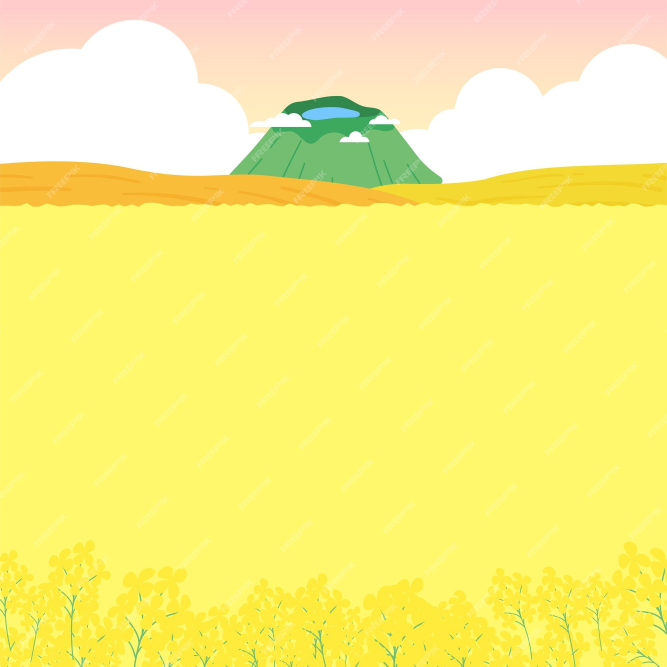
#> input picture Python伺服器程式/assets/background.jpg, 2000 x 1999 px, found by its file name (shown at 1/3 size)
$ python gene.py
#> lines starting #> are read from the running program, lines starting #| are printed output that depends on the picture; pictures that were not available may be replaced by others from this repository, and a replacement may not be noted
from PIL import Image
import random

def place_trees(background_path, trunk_path, tree_path, leaves_with_flowers_path, height, width, num_trees_with_flowers):
    # 打开背景图像
#> called with background_path = 'background.jpg', trunk_path = 'trunk.png', tree_path = 'tree.png', leaves_with_flowers_path = 'leaves_with_flowers.png', height = 600, width = 800, num_trees_with_flowers = 5
    background = Image.open(background_path)
#> background is the input picture: PIL image 2000x1999 RGB; mean R, G, B 249.9, 240, 129.8
    background_width, background_height = background.size
#> background_width = 2000; background_height = 1999

    for _ in range(num_trees_with_flowers):
        # 随机选择樹的位置
        x = random.randint(0, width - 1)
        y = random.randint(height - 20, height - 1)

        # 打开樹幹、樹、葉子圖像
        trunk = Image.open(trunk_path)
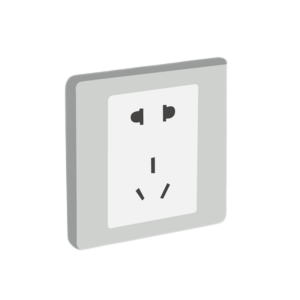
#> input picture APP/assets/images/devices/plug1.png, 300 x 300 px, given in place of trunk.png, which was not available
#> trunk is the input picture: PIL image 300x300 RGBA; mean R, G, B, A 67.1, 67.5, 67.2, 77.5
        tree = Image.open(tree_path)
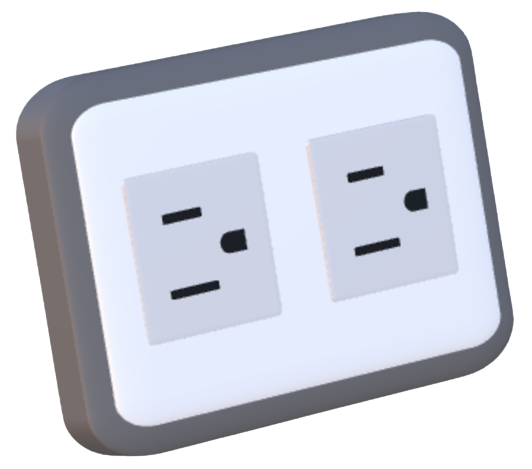
#> input picture APP/assets/images/devices/plugdual.png, 532 x 469 px, given in place of tree.png, which was not available
#> tree is the input picture: PIL image 532x469 RGBA; mean R, G, B, A 129.9, 133, 143.3, 176
        leaves_with_flowers = Image.open(leaves_with_flowers_path)

        # 将樹幹、樹、葉子圖像合并到背景上
        background.paste(trunk, (x, y), trunk)
        background.paste(tree, (x, y - tree.size[1]), tree)
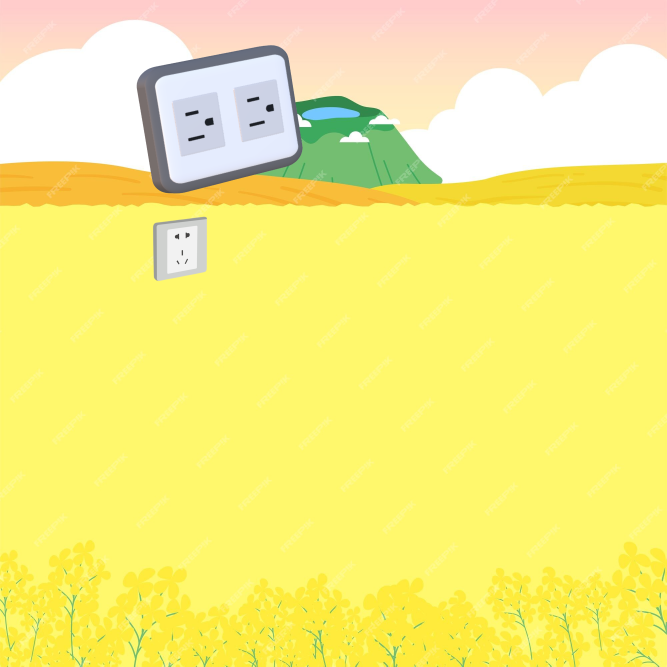
#> background: PIL image 2000x1999 RGB (shown at 1/3 size); mean R, G, B 247.4, 237.9, 130.4
        background.paste(leaves_with_flowers, (x - 20, y - tree.size[1] - leaves_with_flowers.size[1]), leaves_with_flowers)

    # 返回包含樹的新圖像
    return background

# 使用示例
background_path = 'background.jpg'  # 背景圖片的路徑
trunk_path = 'trunk.png'            # 樹幹圖片的路徑
tree_path = 'tree.png'              # 有葉子的樹圖片的路徑
leaves_with_flowers_path = 'leaves_with_flowers.png'  # 葉子也有花的圖片的路徑
widget = 800  # 背景寬度
height = 600  # 背景高度
num_trees_with_flowers = 5  # 要放置的樹的數量

result_image = place_trees(background_path, trunk_path, tree_path, leaves_with_flowers_path, height, widget, num_trees_with_flowers)
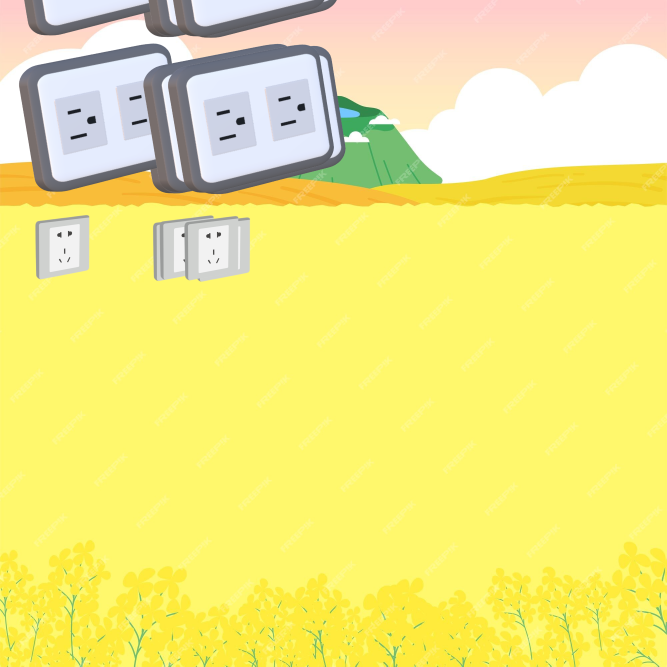
#> result_image: PIL image 2000x1999 RGB (shown at 1/3 size); mean R, G, B 242.2, 233.7, 130.4
result_image.save('result.jpg')  # 將結果保存為新圖片
